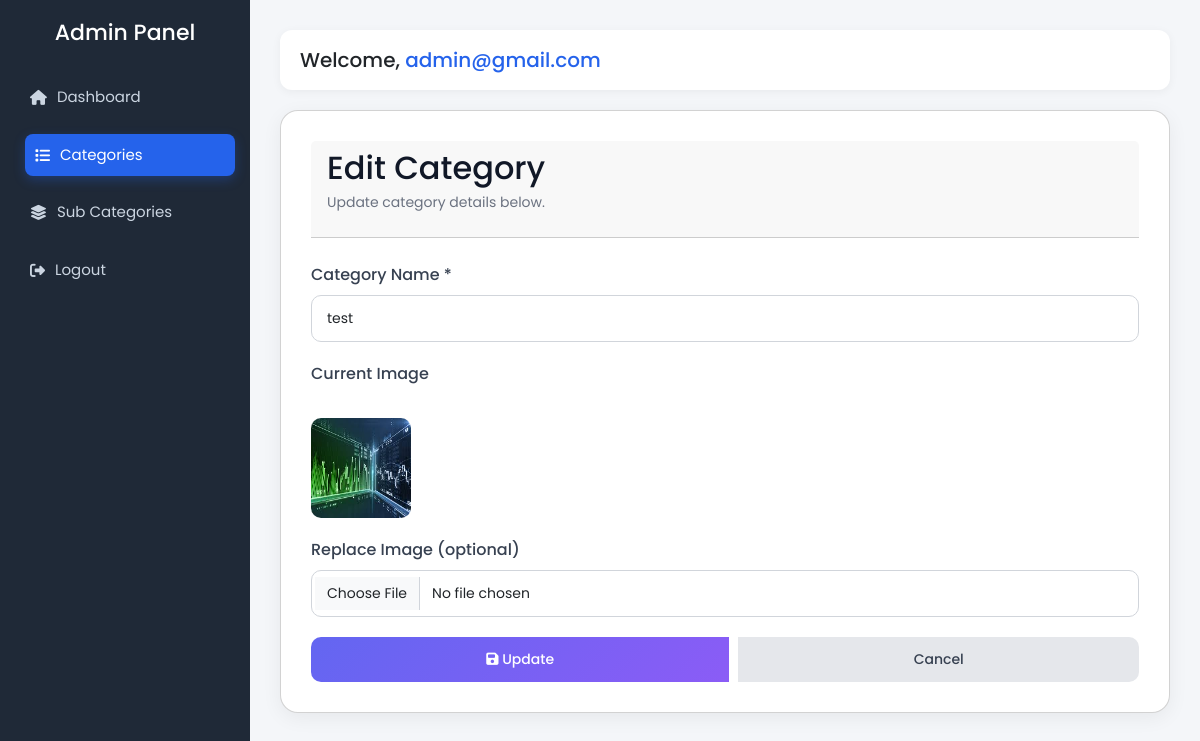
Screenshot of /category/edit_category.php?id=4 (signed in) with the database file from the repository.
### tables this page shows
CREATE TABLE `categories` (
  `id` int(11) NOT NULL,
  `name` varchar(150) NOT NULL,
  `image` varchar(255) DEFAULT NULL,
  `date` date NOT NULL,
  `created_at` timestamp NOT NULL DEFAULT current_timestamp(),
  `updated_at` timestamp NOT NULL DEFAULT current_timestamp() ON UPDATE current_timestamp(),
  `deleted_at` timestamp NULL DEFAULT NULL
);

### category/edit_category.php (the view, shortened to what this page needs)
<?php
require "../config.php";
$baseUrl = "/festi-wisher/";
$id = intval($_GET['id']);
$sql = "SELECT * FROM categories WHERE id = $id LIMIT 1";
$result = mysqli_query($conn, $sql);
$category = mysqli_fetch_assoc($result);
?>
<!DOCTYPE html>
<html lang="en">
<head>
    <link rel="stylesheet" href="https://cdnjs.cloudflare.com/ajax/libs/font-awesome/6.5.0/css/all.min.css">
    <link rel="stylesheet" href="https://cdn.jsdelivr.net/npm/bootstrap@5.3.0/css/bootstrap.min.css">
    <link rel="stylesheet" href="../css/dashboard.css">
    <link rel="stylesheet" href="../css/add_category.css">
</head>
<body>
<?php include "../sidebar.php"; ?>
<div class="content">
    <div class="topbar">
        <div class="welcome">
            Welcome,
            <span class="username">
                <?= htmlspecialchars($_SESSION['user']) ?>
            </span>
        </div>
    </div>
    <div class="card">
        <div class="card-header">
            <h2>Edit Category</h2>
            <p>Update category details below.</p>
        </div>
        <form method="POST" enctype="multipart/form-data">
            <div class="form-group">
                <label>Category Name *</label>
                <input type="text" name="name" class="form-control"
                    value="<?= htmlspecialchars($category['name']) ?>" required>
            </div>
            <?php if (!empty($category['image'])) { ?>
                <div class="form-group">
                    <label>Current Image</label><br>
                    <img src="../uploads/categories/<?= htmlspecialchars($category['image']) ?>"
                        width="100" height="100" style="border-radius:10px;">
                </div>
            <?php } ?>
            <div class="form-group">
                <label>Replace Image (optional)</label>
                <input type="file" name="image" class="form-control" accept="image/*">
            </div>
            <div class="btn-group">
                <button type="submit" class="btn btn-save">
                    <i class="fa fa-save"></i> Update
                </button>
                <a href="<?= $baseUrl ?>category/categories.php" class="btn btn-reset">
                    Cancel
                </a>
            </div>
        </form>
    </div>
</div>
</body>
</html>

### css/dashboard.css (style rules this page uses)
* { margin: 0; padding: 0; box-sizing: border-box; font-family: 'Poppins', sans-serif; }
body { background: #f4f6f9; }
.content { margin-left: 250px; padding: 30px; }
.topbar { background: #fff; padding: 15px 20px; border-radius: 12px; margin-bottom: 20px; box-shadow: 0 2px 10px rgba(0, 0, 0, 0.05); }
.welcome { font-size: 20px; font-weight: 500; }
.username { color: #2563eb; }
.card { background: #fff; padding: 25px; border-radius: 12px; box-shadow: 0 2px 10px rgba(0, 0, 0, 0.05); }

### css/add_category.css (style rules this page uses)
.card { background: #fff; border-radius: 18px; padding: 30px; box-shadow: 0 5px 20px rgba(0, 0, 0, .06); }
.card-header { margin-bottom: 25px; }
.card-header h2 { color: #111827; margin-bottom: 5px; }
.card-header p { color: #6b7280; font-size: 14px; }
.form-group { margin-bottom: 20px; }
.form-group label { display: block; margin-bottom: 8px; font-weight: 500; color: #374151; }
.form-control { width: 100%; padding: 12px 15px; border: 1px solid #d1d5db; border-radius: 10px; font-size: 14px; transition: .3s; box-sizing: border-box; }
.btn-group { display: flex; gap: 10px; }
.btn { padding: 12px 20px; border: none; border-radius: 10px; cursor: pointer; font-size: 14px; font-weight: 500; transition: .3s; }
.btn-save { background: linear-gradient(135deg, #6366f1, #8b5cf6); color: #fff; }
.btn-reset { background: #e5e7eb; color: #374151; }

### rows the page displays
categories: name "test", image (picture)

### other values shown
$_SESSION['user'] "admin@gmail.com"
